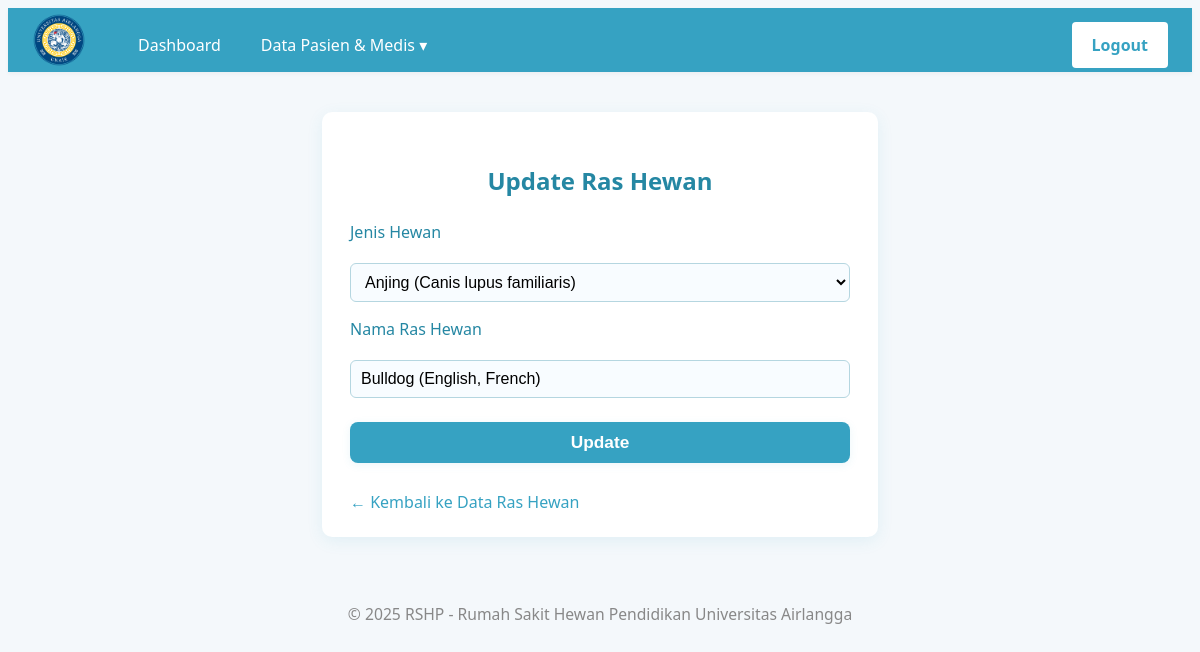
The app's page /roles/animal/UpdateRasView.php?id=4 (signed in) with its own data.
### tables this page shows
CREATE TABLE `ras_hewan` (
  `idras_hewan` int NOT NULL,
  `nama_ras` varchar(100) DEFAULT NULL,
  `idjenis_hewan` int NOT NULL
);

CREATE TABLE `jenis_hewan` (
  `idjenis_hewan` int NOT NULL,
  `nama_jenis_hewan` varchar(100) DEFAULT NULL
);

### databases/koneksi.php (called while the page is built, shortened)
<?php
class Database {
	private $host;
	private $user;
	private $pass;
	private $db;
	private $conn;
	public function __construct(
		$host = 'localhost',
		$user = 'root',
		$pass = '',
		$db   = 'kuliah_wf_2025'
	) {
		$this->host = $host;
		$this->user = $user;
		$this->pass = $pass;
		$this->db   = $db;
	}
	private function connect() {
		$this->conn = new mysqli($this->host, $this->user, $this->pass, $this->db);
	}
	public function select($query, $params = [], $types = '') {
		$stmt = $this->conn->prepare($query);
		if ($params && $types) {
			$stmt->bind_param($types, ...$params);
		}
		$stmt->execute();
		$result = $stmt->get_result();
		$data = $result ? $result->fetch_all(MYSQLI_ASSOC) : [];
		return $data;
	}
}
?>

### controllers/RasHewanController.php (called while the page is built, shortened)
<?php
require_once __DIR__ . '/../models/rasHewan.php';
require_once __DIR__ . '/../models/jenisHewan.php';
class RasHewanController
{
    private $rasModel;
    private $jenisModel;
    public function __construct()
    {
        $this->rasModel = new rasHewan();
        $this->jenisModel = new Jenis_hewan();
    }
    public function getJenisList()
    {
        return $this->jenisModel->helper_fetch_all_jenis_hewan_from_db();
    }
    public function show($idras_hewan)
    {
        return $this->rasModel->get_by_id($idras_hewan);
    }
}

### models/jenisHewan.php (called while the page is built, shortened)
<?php
require_once __DIR__ . '/../databases/koneksi.php';
class Jenis_hewan
{
    private $db;
    public function __construct()
    {
        $this->db = new Database();
    }
    public function helper_fetch_all_jenis_hewan_from_db()
    {
        $sql = "SELECT * FROM jenis_hewan ORDER BY nama_jenis_hewan";
        return $this->db->select($sql);
    }
}

### models/rasHewan.php (called while the page is built, shortened)
<?php
class rasHewan {
    private $db;
    public function __construct() {
        $this->db = new Database();
    }
    public function get_by_id($idras_hewan) {
        $sql = "SELECT * FROM ras_hewan WHERE idras_hewan=?";
        $result = $this->db->select($sql, [$idras_hewan], 'i');
        return $result ? $result[0] : null;
    }
}

### roles/animal/UpdateRasView.php (the view, shortened to what this page needs)
<?php
require_once __DIR__ . '/../../controllers/RasHewanController.php';
$msg = '';
$controller = new RasHewanController();
$jenisList = $controller->getJenisList();
$idras_hewan = isset($_GET['id']) ? intval($_GET['id']) : 0;
$ras = $controller->show($idras_hewan);
class UpdateRasView {
    private $jenisList;
    private $ras;
    public function __construct($msg, $jenisList, $ras) {
        $this->msg = $msg;
        $this->jenisList = $jenisList;
        $this->ras = $ras;
    }
    public function render() {
        ?>
        <!DOCTYPE html>
        <html lang="id">
        <head>
            <link rel="stylesheet" href="../../assets/css/tambah_ras.css">
        </head>
        <body>
            <?php include('../../views/partials/menu.php'); ?>
            <div class="ras-table-container">
                <h2>Update Ras Hewan</h2>
                <?php if ($this->ras): ?>
                <form method="post" action="">
                    <label for="idjenis_hewan">Jenis Hewan</label>
                    <select name="idjenis_hewan" id="idjenis_hewan" required>
                        <?php foreach ($this->jenisList as $jenis): ?>
                            <option value="<?php echo $jenis['idjenis_hewan']; ?>" <?php if ($jenis['idjenis_hewan'] == $this->ras['idjenis_hewan']) echo 'selected'; ?>><?php echo htmlspecialchars($jenis['nama_jenis_hewan']); ?></option>
                        <?php endforeach; ?>
                    </select>
                    <label for="nama_ras">Nama Ras Hewan</label>
                    <input type="text" id="nama_ras" name="nama_ras" value="<?php echo htmlspecialchars($this->ras['nama_ras']); ?>" required>
                    <button type="submit" class="tambah-ras-btn">Update</button>
                </form>
                <?php else: ?>
                    <div class="msg-error">Data ras tidak ditemukan!</div>
                <?php endif; ?>
                <a href="RasHewanView.php">&larr; Kembali ke Data Ras Hewan</a>
            </div>
            <?php include('../../views/partials/footer.php'); ?>
        </body>
        </html>
        <?php
        return ob_get_clean();
    }
}
$view = new UpdateRasView($msg, $jenisList, $ras);
echo $view->render();

### assets/css/tambah_ras.css (style rules this page uses)
body { background: #f4f8fb; font-family: 'Segoe UI', Arial, sans-serif; }
.ras-table-container { background: #fff; max-width: 500px; margin: 40px auto 0 auto; padding: 32px 28px 24px 28px; border-radius: 10px; box-shadow: 0 4px 16px rgba(54, 162, 194, 0.10); }
h2 { color: #2587a3; text-align: center; margin-bottom: 24px; }
form { display: flex; flex-direction: column; gap: 16px; margin-bottom: 18px; }
label { font-weight: 500; color: #2587a3; margin-bottom: 4px; }
input[type="text"], select { padding: 9px 10px; border: 1.5px solid #b5d6e0; border-radius: 6px; font-size: 1em; background: #f8fcff; transition: border 0.18s; }
.tambah-ras-btn { background: #36a2c2; color: #fff; padding: 10px 0; border-radius: 8px; text-decoration: none; font-weight: 700; font-size: 1.08em; box-shadow: 0 2px 8px rgba(54, 162, 194, 0.10); transition: background 0.2s, box-shadow 0.2s; border: none; margin-top: 8px; cursor: pointer; }
a { color: #36a2c2; text-decoration: none; font-weight: 500; display: inline-block; margin-top: 10px; transition: color 0.18s; }

### records on screen
ras_hewan: idjenis_hewan "Anjing (Canis lupus familiaris)", nama_ras "Bulldog (English, French)"
